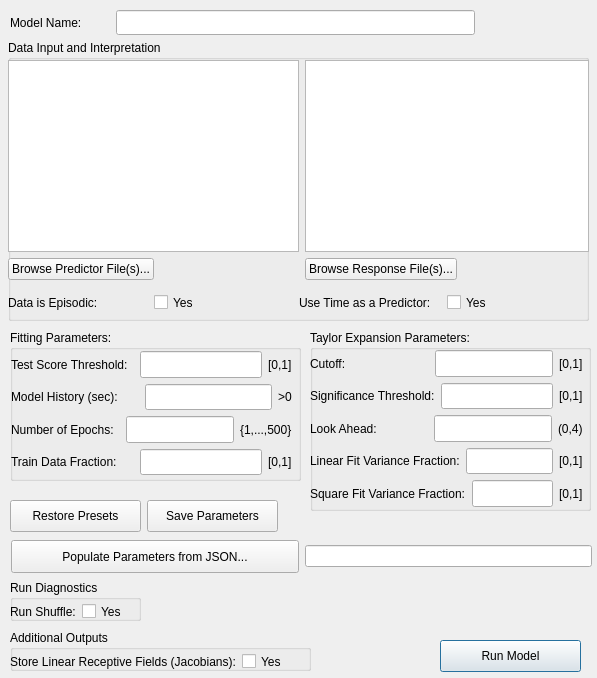
<?xml version="1.0" encoding="UTF-8"?>
<ui version="4.0">
 <class>Form</class>
 <widget class="QWidget" name="Form">
  <property name="geometry">
   <rect>
    <x>0</x>
    <y>0</y>
    <width>597</width>
    <height>678</height>
   </rect>
  </property>
  <property name="sizePolicy">
   <sizepolicy hsizetype="Expanding" vsizetype="Expanding">
    <horstretch>0</horstretch>
    <verstretch>0</verstretch>
   </sizepolicy>
  </property>
  <property name="font">
   <font>
    <family>.AppleSystemUIFont</family>
   </font>
  </property>
  <property name="windowTitle">
   <string>Neuro MINE Train</string>
  </property>
  <widget class="QPushButton" name="pushButton">
   <property name="geometry">
    <rect>
     <x>440</x>
     <y>640</y>
     <width>141</width>
     <height>32</height>
    </rect>
   </property>
   <property name="sizePolicy">
    <sizepolicy hsizetype="Expanding" vsizetype="Expanding">
     <horstretch>0</horstretch>
     <verstretch>0</verstretch>
    </sizepolicy>
   </property>
   <property name="text">
    <string>Run Model</string>
   </property>
   <property name="default">
    <bool>true</bool>
   </property>
  </widget>
  <widget class="QGroupBox" name="groupBox">
   <property name="geometry">
    <rect>
     <x>8</x>
     <y>40</y>
     <width>581</width>
     <height>281</height>
    </rect>
   </property>
   <property name="title">
    <string>Data Input and Interpretation</string>
   </property>
   <widget class="QWidget" name="layoutWidget">
    <property name="geometry">
     <rect>
      <x>0</x>
      <y>20</y>
      <width>581</width>
      <height>259</height>
     </rect>
    </property>
    <layout class="QGridLayout" name="gridLayout">
     <item row="0" column="2">
      <layout class="QFormLayout" name="formLayout_2">
       <item row="0" column="0" colspan="2">
        <widget class="QTextEdit" name="textEdit_2">
         <property name="sizePolicy">
          <sizepolicy hsizetype="Expanding" vsizetype="Expanding">
           <horstretch>0</horstretch>
           <verstretch>0</verstretch>
          </sizepolicy>
         </property>
        </widget>
       </item>
       <item row="1" column="0">
        <widget class="QPushButton" name="pushButton_3">
         <property name="sizePolicy">
          <sizepolicy hsizetype="Expanding" vsizetype="Expanding">
           <horstretch>0</horstretch>
           <verstretch>0</verstretch>
          </sizepolicy>
         </property>
         <property name="text">
          <string>Browse Response File(s)...</string>
         </property>
        </widget>
       </item>
       <item row="1" column="1">
        <widget class="QLabel" name="label_21">
         <property name="sizePolicy">
          <sizepolicy hsizetype="Expanding" vsizetype="Expanding">
           <horstretch>0</horstretch>
           <verstretch>0</verstretch>
          </sizepolicy>
         </property>
         <property name="toolTip">
          <string/>
         </property>
         <property name="whatsThis">
          <string>Response file(s) should be .csv format but with any type of delimiter; time must be in the first column</string>
         </property>
         <property name="text">
          <string/>
         </property>
         <property name="pixmap">
          <pixmap resource="resources.qrc">:/question.png</pixmap>
         </property>
        </widget>
       </item>
      </layout>
     </item>
     <item row="0" column="0" colspan="2">
      <layout class="QFormLayout" name="formLayout">
       <item row="0" column="0" colspan="2">
        <widget class="QTextEdit" name="textEdit">
         <property name="sizePolicy">
          <sizepolicy hsizetype="Expanding" vsizetype="Expanding">
           <horstretch>0</horstretch>
           <verstretch>0</verstretch>
          </sizepolicy>
         </property>
        </widget>
       </item>
       <item row="1" column="0">
        <widget class="QPushButton" name="pushButton_2">
         <property name="sizePolicy">
          <sizepolicy hsizetype="Expanding" vsizetype="Expanding">
           <horstretch>0</horstretch>
           <verstretch>0</verstretch>
          </sizepolicy>
         </property>
         <property name="text">
          <string>Browse Predictor File(s)...</string>
         </property>
        </widget>
       </item>
       <item row="1" column="1">
        <widget class="QLabel" name="label_20">
         <property name="sizePolicy">
          <sizepolicy hsizetype="Expanding" vsizetype="Expanding">
           <horstretch>0</horstretch>
           <verstretch>0</verstretch>
          </sizepolicy>
         </property>
         <property name="toolTip">
          <string/>
         </property>
         <property name="whatsThis">
          <string>Predictor file(s) should be .csv format but with any type of delimiter; Time must be in the first column and all columns must have headers</string>
         </property>
         <property name="text">
          <string/>
         </property>
         <property name="pixmap">
          <pixmap resource="resources.qrc">:/question.png</pixmap>
         </property>
        </widget>
       </item>
      </layout>
     </item>
     <item row="1" column="1" colspan="2">
      <layout class="QHBoxLayout" name="horizontalLayout_13">
       <item>
        <widget class="QLabel" name="label_6">
         <property name="sizePolicy">
          <sizepolicy hsizetype="Expanding" vsizetype="Expanding">
           <horstretch>0</horstretch>
           <verstretch>0</verstretch>
          </sizepolicy>
         </property>
         <property name="text">
          <string>Use Time as a Predictor:</string>
         </property>
        </widget>
       </item>
       <item>
        <widget class="QCheckBox" name="checkBox_2">
         <property name="sizePolicy">
          <sizepolicy hsizetype="Expanding" vsizetype="Expanding">
           <horstretch>0</horstretch>
           <verstretch>0</verstretch>
          </sizepolicy>
         </property>
         <property name="text">
          <string>Yes</string>
         </property>
        </widget>
       </item>
      </layout>
     </item>
     <item row="1" column="0">
      <layout class="QHBoxLayout" name="horizontalLayout_12">
       <item>
        <widget class="QLabel" name="label_5">
         <property name="sizePolicy">
          <sizepolicy hsizetype="Expanding" vsizetype="Expanding">
           <horstretch>0</horstretch>
           <verstretch>0</verstretch>
          </sizepolicy>
         </property>
         <property name="text">
          <string>Data is Episodic:</string>
         </property>
        </widget>
       </item>
       <item>
        <widget class="QCheckBox" name="checkBox">
         <property name="sizePolicy">
          <sizepolicy hsizetype="Expanding" vsizetype="Expanding">
           <horstretch>0</horstretch>
           <verstretch>0</verstretch>
          </sizepolicy>
         </property>
         <property name="text">
          <string>Yes</string>
         </property>
        </widget>
       </item>
      </layout>
     </item>
    </layout>
   </widget>
  </widget>
  <widget class="QGroupBox" name="groupBox_2">
   <property name="geometry">
    <rect>
     <x>10</x>
     <y>330</y>
     <width>291</width>
     <height>151</height>
    </rect>
   </property>
   <property name="title">
    <string>Fitting Parameters:</string>
   </property>
   <widget class="QWidget" name="layoutWidget">
    <property name="geometry">
     <rect>
      <x>1</x>
      <y>21</y>
      <width>281</width>
      <height>124</height>
     </rect>
    </property>
    <layout class="QGridLayout" name="gridLayout_2">
     <item row="0" column="0">
      <layout class="QHBoxLayout" name="horizontalLayout_9">
       <item>
        <widget class="QLabel" name="label_8">
         <property name="sizePolicy">
          <sizepolicy hsizetype="Expanding" vsizetype="Expanding">
           <horstretch>0</horstretch>
           <verstretch>0</verstretch>
          </sizepolicy>
         </property>
         <property name="text">
          <string>Test Score Threshold:</string>
         </property>
        </widget>
       </item>
       <item>
        <widget class="QLineEdit" name="lineEdit_2">
         <property name="sizePolicy">
          <sizepolicy hsizetype="Expanding" vsizetype="Expanding">
           <horstretch>0</horstretch>
           <verstretch>0</verstretch>
          </sizepolicy>
         </property>
         <property name="minimumSize">
          <size>
           <width>50</width>
           <height>0</height>
          </size>
         </property>
        </widget>
       </item>
       <item>
        <widget class="QLabel" name="label_3">
         <property name="text">
          <string>[0,1]</string>
         </property>
        </widget>
       </item>
      </layout>
     </item>
     <item row="1" column="0">
      <layout class="QHBoxLayout" name="horizontalLayout_8">
       <item>
        <widget class="QLabel" name="label_15">
         <property name="sizePolicy">
          <sizepolicy hsizetype="Expanding" vsizetype="Expanding">
           <horstretch>0</horstretch>
           <verstretch>0</verstretch>
          </sizepolicy>
         </property>
         <property name="text">
          <string>Model History (sec):</string>
         </property>
        </widget>
       </item>
       <item>
        <widget class="QLineEdit" name="lineEdit_8">
         <property name="sizePolicy">
          <sizepolicy hsizetype="Expanding" vsizetype="Expanding">
           <horstretch>0</horstretch>
           <verstretch>0</verstretch>
          </sizepolicy>
         </property>
         <property name="minimumSize">
          <size>
           <width>50</width>
           <height>0</height>
          </size>
         </property>
        </widget>
       </item>
       <item>
        <widget class="QLabel" name="label_28">
         <property name="text">
          <string>&gt;0</string>
         </property>
        </widget>
       </item>
      </layout>
     </item>
     <item row="2" column="0">
      <layout class="QHBoxLayout" name="horizontalLayout_7">
       <item>
        <widget class="QLabel" name="label_16">
         <property name="sizePolicy">
          <sizepolicy hsizetype="Expanding" vsizetype="Expanding">
           <horstretch>0</horstretch>
           <verstretch>0</verstretch>
          </sizepolicy>
         </property>
         <property name="text">
          <string>Number of Epochs:</string>
         </property>
        </widget>
       </item>
       <item>
        <widget class="QLineEdit" name="lineEdit_9">
         <property name="sizePolicy">
          <sizepolicy hsizetype="Expanding" vsizetype="Expanding">
           <horstretch>0</horstretch>
           <verstretch>0</verstretch>
          </sizepolicy>
         </property>
         <property name="minimumSize">
          <size>
           <width>50</width>
           <height>0</height>
          </size>
         </property>
        </widget>
       </item>
       <item>
        <widget class="QLabel" name="label_27">
         <property name="text">
          <string>{1,...,500}</string>
         </property>
        </widget>
       </item>
      </layout>
     </item>
     <item row="3" column="0">
      <layout class="QHBoxLayout" name="horizontalLayout_6">
       <item>
        <widget class="QLabel" name="label_17">
         <property name="sizePolicy">
          <sizepolicy hsizetype="Expanding" vsizetype="Expanding">
           <horstretch>0</horstretch>
           <verstretch>0</verstretch>
          </sizepolicy>
         </property>
         <property name="text">
          <string>Train Data Fraction:</string>
         </property>
        </widget>
       </item>
       <item>
        <widget class="QLineEdit" name="lineEdit_10">
         <property name="sizePolicy">
          <sizepolicy hsizetype="Expanding" vsizetype="Expanding">
           <horstretch>0</horstretch>
           <verstretch>0</verstretch>
          </sizepolicy>
         </property>
         <property name="minimumSize">
          <size>
           <width>50</width>
           <height>0</height>
          </size>
         </property>
        </widget>
       </item>
       <item>
        <widget class="QLabel" name="label_26">
         <property name="text">
          <string>[0,1]</string>
         </property>
        </widget>
       </item>
      </layout>
     </item>
    </layout>
   </widget>
  </widget>
  <widget class="QGroupBox" name="groupBox_3">
   <property name="geometry">
    <rect>
     <x>310</x>
     <y>330</y>
     <width>281</width>
     <height>181</height>
    </rect>
   </property>
   <property name="title">
    <string>Taylor Expansion Parameters:</string>
   </property>
   <widget class="QWidget" name="layoutWidget">
    <property name="geometry">
     <rect>
      <x>0</x>
      <y>20</y>
      <width>273</width>
      <height>157</height>
     </rect>
    </property>
    <layout class="QVBoxLayout" name="verticalLayout">
     <item>
      <layout class="QHBoxLayout" name="horizontalLayout">
       <item>
        <widget class="QLabel" name="label_11">
         <property name="sizePolicy">
          <sizepolicy hsizetype="Expanding" vsizetype="Expanding">
           <horstretch>0</horstretch>
           <verstretch>0</verstretch>
          </sizepolicy>
         </property>
         <property name="text">
          <string>Cutoff:</string>
         </property>
        </widget>
       </item>
       <item>
        <widget class="QLineEdit" name="lineEdit_5">
         <property name="sizePolicy">
          <sizepolicy hsizetype="Expanding" vsizetype="Expanding">
           <horstretch>0</horstretch>
           <verstretch>0</verstretch>
          </sizepolicy>
         </property>
         <property name="minimumSize">
          <size>
           <width>50</width>
           <height>0</height>
          </size>
         </property>
        </widget>
       </item>
       <item>
        <widget class="QLabel" name="label_23">
         <property name="text">
          <string>[0,1]</string>
         </property>
        </widget>
       </item>
      </layout>
     </item>
     <item>
      <layout class="QHBoxLayout" name="horizontalLayout_2">
       <item>
        <widget class="QLabel" name="label_9">
         <property name="sizePolicy">
          <sizepolicy hsizetype="Expanding" vsizetype="Expanding">
           <horstretch>0</horstretch>
           <verstretch>0</verstretch>
          </sizepolicy>
         </property>
         <property name="text">
          <string>Significance Threshold:</string>
         </property>
        </widget>
       </item>
       <item>
        <widget class="QLineEdit" name="lineEdit_3">
         <property name="sizePolicy">
          <sizepolicy hsizetype="Expanding" vsizetype="Expanding">
           <horstretch>0</horstretch>
           <verstretch>0</verstretch>
          </sizepolicy>
         </property>
         <property name="minimumSize">
          <size>
           <width>50</width>
           <height>0</height>
          </size>
         </property>
        </widget>
       </item>
       <item>
        <widget class="QLabel" name="label_4">
         <property name="text">
          <string>[0,1]</string>
         </property>
        </widget>
       </item>
      </layout>
     </item>
     <item>
      <layout class="QHBoxLayout" name="horizontalLayout_3">
       <item>
        <widget class="QLabel" name="label_10">
         <property name="sizePolicy">
          <sizepolicy hsizetype="Expanding" vsizetype="Expanding">
           <horstretch>0</horstretch>
           <verstretch>0</verstretch>
          </sizepolicy>
         </property>
         <property name="text">
          <string>Look Ahead:</string>
         </property>
        </widget>
       </item>
       <item>
        <widget class="QLineEdit" name="lineEdit_4">
         <property name="sizePolicy">
          <sizepolicy hsizetype="Expanding" vsizetype="Expanding">
           <horstretch>0</horstretch>
           <verstretch>0</verstretch>
          </sizepolicy>
         </property>
         <property name="minimumSize">
          <size>
           <width>50</width>
           <height>0</height>
          </size>
         </property>
        </widget>
       </item>
       <item>
        <widget class="QLabel" name="label_22">
         <property name="text">
          <string>(0,4)</string>
         </property>
        </widget>
       </item>
      </layout>
     </item>
     <item>
      <layout class="QHBoxLayout" name="horizontalLayout_4">
       <item>
        <widget class="QLabel" name="label_12">
         <property name="sizePolicy">
          <sizepolicy hsizetype="Expanding" vsizetype="Expanding">
           <horstretch>0</horstretch>
           <verstretch>0</verstretch>
          </sizepolicy>
         </property>
         <property name="text">
          <string>Linear Fit Variance Fraction:</string>
         </property>
        </widget>
       </item>
       <item>
        <widget class="QLineEdit" name="lineEdit_6">
         <property name="sizePolicy">
          <sizepolicy hsizetype="Expanding" vsizetype="Expanding">
           <horstretch>0</horstretch>
           <verstretch>0</verstretch>
          </sizepolicy>
         </property>
         <property name="minimumSize">
          <size>
           <width>50</width>
           <height>0</height>
          </size>
         </property>
        </widget>
       </item>
       <item>
        <widget class="QLabel" name="label_24">
         <property name="text">
          <string>[0,1]</string>
         </property>
        </widget>
       </item>
      </layout>
     </item>
     <item>
      <layout class="QHBoxLayout" name="horizontalLayout_5">
       <item>
        <widget class="QLabel" name="label_13">
         <property name="sizePolicy">
          <sizepolicy hsizetype="Expanding" vsizetype="Expanding">
           <horstretch>0</horstretch>
           <verstretch>0</verstretch>
          </sizepolicy>
         </property>
         <property name="text">
          <string>Square Fit Variance Fraction:</string>
         </property>
        </widget>
       </item>
       <item>
        <widget class="QLineEdit" name="lineEdit_7">
         <property name="sizePolicy">
          <sizepolicy hsizetype="Expanding" vsizetype="Expanding">
           <horstretch>0</horstretch>
           <verstretch>0</verstretch>
          </sizepolicy>
         </property>
         <property name="minimumSize">
          <size>
           <width>50</width>
           <height>0</height>
          </size>
         </property>
        </widget>
       </item>
       <item>
        <widget class="QLabel" name="label_25">
         <property name="text">
          <string>[0,1]</string>
         </property>
        </widget>
       </item>
      </layout>
     </item>
    </layout>
   </widget>
  </widget>
  <widget class="QGroupBox" name="groupBox_4">
   <property name="geometry">
    <rect>
     <x>10</x>
     <y>580</y>
     <width>131</width>
     <height>41</height>
    </rect>
   </property>
   <property name="title">
    <string>Run Diagnostics</string>
   </property>
   <widget class="QWidget" name="layoutWidget">
    <property name="geometry">
     <rect>
      <x>0</x>
      <y>20</y>
      <width>129</width>
      <height>23</height>
     </rect>
    </property>
    <layout class="QHBoxLayout" name="horizontalLayout_14">
     <item>
      <widget class="QLabel" name="label_7">
       <property name="sizePolicy">
        <sizepolicy hsizetype="Expanding" vsizetype="Expanding">
         <horstretch>0</horstretch>
         <verstretch>0</verstretch>
        </sizepolicy>
       </property>
       <property name="text">
        <string>Run Shuffle:</string>
       </property>
      </widget>
     </item>
     <item>
      <widget class="QCheckBox" name="checkBox_5">
       <property name="sizePolicy">
        <sizepolicy hsizetype="Expanding" vsizetype="Expanding">
         <horstretch>0</horstretch>
         <verstretch>0</verstretch>
        </sizepolicy>
       </property>
       <property name="text">
        <string>Yes</string>
       </property>
      </widget>
     </item>
    </layout>
   </widget>
  </widget>
  <widget class="QGroupBox" name="groupBox_5">
   <property name="geometry">
    <rect>
     <x>10</x>
     <y>630</y>
     <width>301</width>
     <height>41</height>
    </rect>
   </property>
   <property name="title">
    <string>Additional Outputs</string>
   </property>
   <widget class="QWidget" name="layoutWidget">
    <property name="geometry">
     <rect>
      <x>0</x>
      <y>20</y>
      <width>307</width>
      <height>23</height>
     </rect>
    </property>
    <layout class="QHBoxLayout" name="horizontalLayout_10">
     <item>
      <widget class="QLabel" name="label_14">
       <property name="sizePolicy">
        <sizepolicy hsizetype="Expanding" vsizetype="Expanding">
         <horstretch>0</horstretch>
         <verstretch>0</verstretch>
        </sizepolicy>
       </property>
       <property name="text">
        <string>Store Linear Receptive Fields (Jacobians):</string>
       </property>
      </widget>
     </item>
     <item>
      <widget class="QCheckBox" name="checkBox_3">
       <property name="sizePolicy">
        <sizepolicy hsizetype="Expanding" vsizetype="Expanding">
         <horstretch>0</horstretch>
         <verstretch>0</verstretch>
        </sizepolicy>
       </property>
       <property name="text">
        <string>Yes</string>
       </property>
      </widget>
     </item>
    </layout>
   </widget>
  </widget>
  <widget class="QWidget" name="layoutWidget">
   <property name="geometry">
    <rect>
     <x>10</x>
     <y>500</y>
     <width>268</width>
     <height>32</height>
    </rect>
   </property>
   <layout class="QHBoxLayout" name="horizontalLayout_16">
    <item>
     <widget class="QPushButton" name="pushButton_5">
      <property name="sizePolicy">
       <sizepolicy hsizetype="Expanding" vsizetype="Expanding">
        <horstretch>0</horstretch>
        <verstretch>0</verstretch>
       </sizepolicy>
      </property>
      <property name="text">
       <string>Restore Presets</string>
      </property>
     </widget>
    </item>
    <item>
     <widget class="QPushButton" name="pushButton_6">
      <property name="sizePolicy">
       <sizepolicy hsizetype="Expanding" vsizetype="Expanding">
        <horstretch>0</horstretch>
        <verstretch>0</verstretch>
       </sizepolicy>
      </property>
      <property name="text">
       <string>Save Parameters</string>
      </property>
     </widget>
    </item>
   </layout>
  </widget>
  <widget class="QWidget" name="layoutWidget">
   <property name="geometry">
    <rect>
     <x>10</x>
     <y>10</y>
     <width>571</width>
     <height>25</height>
    </rect>
   </property>
   <layout class="QHBoxLayout" name="horizontalLayout_15">
    <item>
     <widget class="QLabel" name="label_2">
      <property name="sizePolicy">
       <sizepolicy hsizetype="Expanding" vsizetype="Expanding">
        <horstretch>0</horstretch>
        <verstretch>0</verstretch>
       </sizepolicy>
      </property>
      <property name="text">
       <string>Model Name:</string>
      </property>
     </widget>
    </item>
    <item>
     <widget class="QLineEdit" name="lineEdit">
      <property name="sizePolicy">
       <sizepolicy hsizetype="Expanding" vsizetype="Expanding">
        <horstretch>0</horstretch>
        <verstretch>0</verstretch>
       </sizepolicy>
      </property>
      <property name="minimumSize">
       <size>
        <width>359</width>
        <height>0</height>
       </size>
      </property>
     </widget>
    </item>
    <item>
     <widget class="QLabel" name="label">
      <property name="sizePolicy">
       <sizepolicy hsizetype="Expanding" vsizetype="Expanding">
        <horstretch>0</horstretch>
        <verstretch>0</verstretch>
       </sizepolicy>
      </property>
      <property name="text">
       <string/>
      </property>
      <property name="pixmap">
       <pixmap resource="resources.qrc">:/logo.png</pixmap>
      </property>
      <property name="alignment">
       <set>Qt::AlignmentFlag::AlignRight|Qt::AlignmentFlag::AlignTrailing|Qt::AlignmentFlag::AlignVCenter</set>
      </property>
     </widget>
    </item>
   </layout>
  </widget>
  <widget class="QWidget" name="">
   <property name="geometry">
    <rect>
     <x>11</x>
     <y>540</y>
     <width>581</width>
     <height>33</height>
    </rect>
   </property>
   <layout class="QHBoxLayout" name="horizontalLayout_11">
    <item>
     <widget class="QPushButton" name="pushButton_4">
      <property name="sizePolicy">
       <sizepolicy hsizetype="Expanding" vsizetype="Expanding">
        <horstretch>0</horstretch>
        <verstretch>0</verstretch>
       </sizepolicy>
      </property>
      <property name="text">
       <string>Populate Parameters from JSON...</string>
      </property>
     </widget>
    </item>
    <item>
     <widget class="QLineEdit" name="lineEdit_11"/>
    </item>
   </layout>
  </widget>
 </widget>
 <resources>
  <include location="resources.qrc"/>
 </resources>
 <connections/>
</ui>
